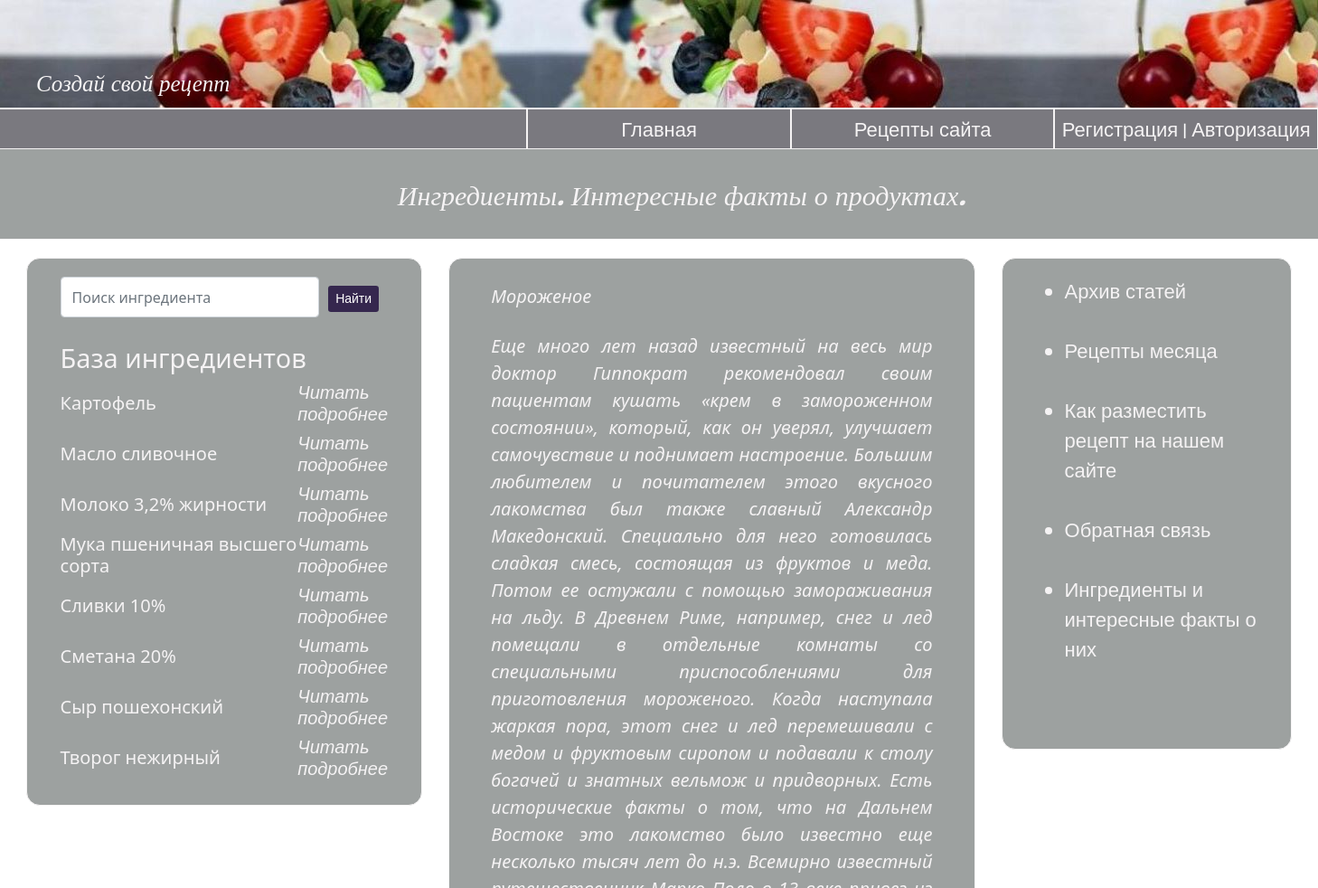
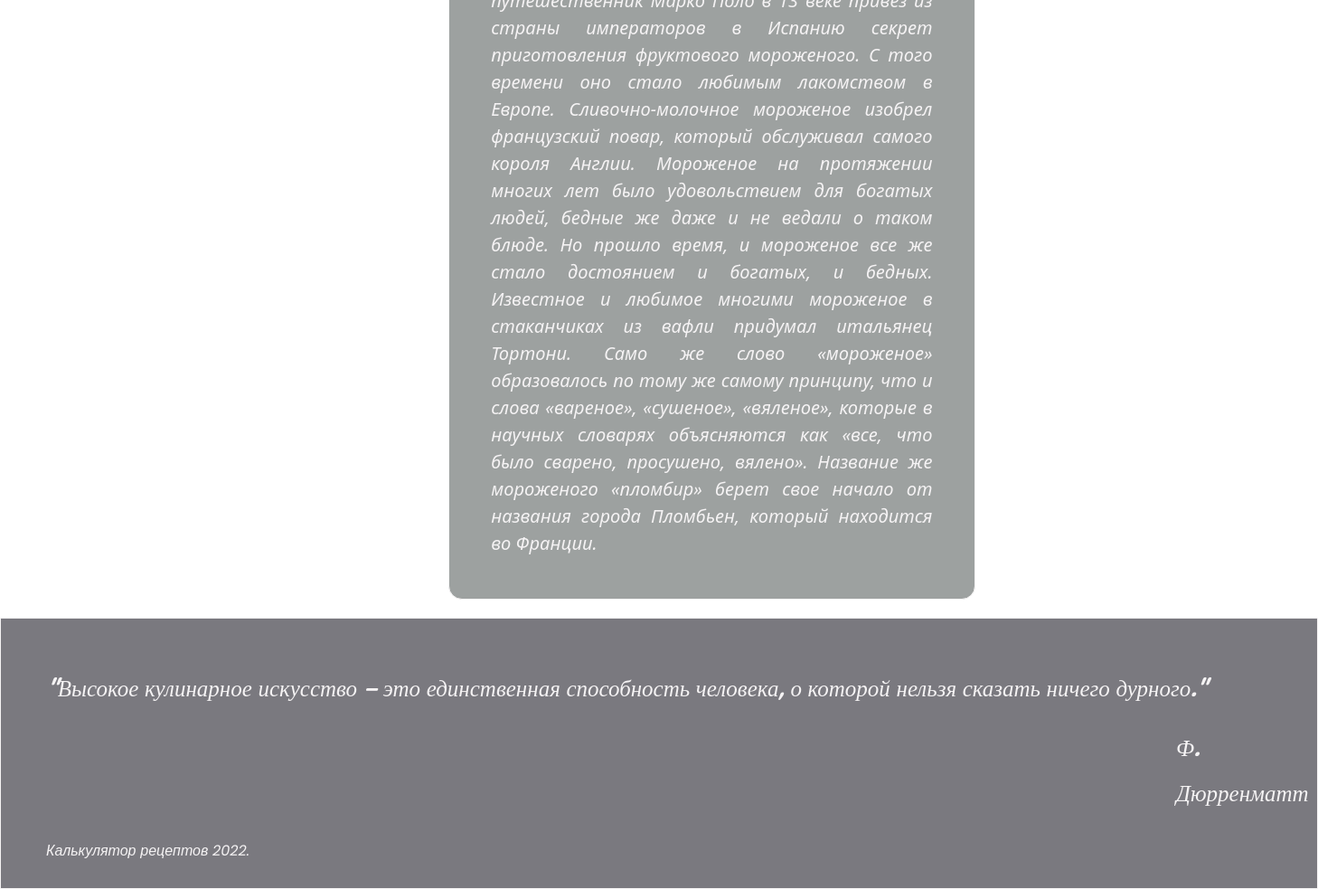
Screenshot of /db_recipes/ingredient with the database file from the repository (2 pictures, top to bottom).
### db_recipes/models.py (models this page shows, shortened)
class Ingredientes(models.Model):
    ingredient = models.CharField (max_length=100, verbose_name='Ингрeдиент')
    calories = models.FloatField (verbose_name='Ккал на 100гр')
    description =models.TextField(verbose_name='Описание',default='Описание')
    price = models.FloatField(verbose_name='Цена за 100 гр', default=0)
    amount = models.FloatField(verbose_name='Кол-во, гр', default=0)
    class Meta:
        verbose_name='Ингредиент'
        verbose_name_plural = 'Ингредиенты'

class Article(models.Model):
    title = models.CharField (max_length=100, verbose_name='Название статьи')
    article = models.TextField(max_length=5000, verbose_name='Статья')
    seal = models.CharField (max_length=100, verbose_name='Текущая статья', default='no')
    class Meta:
        db_table='article'
        verbose_name='Статья'
        verbose_name_plural = 'Статьи'

### db_recipes/views.py (the view)
# urls.py: path('ingredient', views.ingredient, name='ingredient'),
def ingredient(request):
    list = Article.objects.filter(seal='yes')
    search_guery = request.GET.get('q', '')
    if search_guery:
        ing = Ingredientes.objects.filter(ingredient__icontains=search_guery).values()
    else:
        ing = Ingredientes.objects.order_by('ingredient')
    return render(request, 'db_recipes/ingredient.html', {'ing': ing,'list':list})

### db_recipes/templates/db_recipes/ingredient.html
{% extends 'main/layout.html' %}
{% block greeting%} Ингредиенты. Интересные факты о продуктах. {% endblock %}
{% block content%}
<div class="aside" id="left-aside">
      <form method="get" action="{%url 'search_ingredient'%}" class="d-flex editContent">
          <input type="search" placeholder="Поиск ингрeдиента" name="q" class="form-control" required="" style="height:45px">
          <button type="submit"  class="button_add btn-sm">
                <span class="fa fa-search" aria-hidden="true">Найти</span>
          </button>
      </form>
      <br>
     <h4><big> База ингредиентов </big></h4>
     {% for el in ing%}
        <table>
          <tbody>
             <tr>
                <td class="table-cell-ing"> <h5>{{el.ingredient}}</h5></td>
                <td> <a href={% url 'ingredient_details' el.id %} class="aside-link"><h5><i>Читать подробнее</i></h5></a></td>
             </tr>
          </tbody>
        </table>
     {%endfor%}
</div>
<div class="aside" id="center">
{% for el in list%}
    <h2 class="center_article">{{el.title}}</h2>
<p class="center_article">{{el.article}}</p>
{%endfor%}
</div>
{% endblock %}

### main/static/main/css/main.css (style rules this page uses)
* { margin: 0; padding: 0; }
#main, .aside { margin-top: 20px; border: 1px solid #f5f3f4; opacity: 100%; background:#9da1a0; margin-left: 2%; border-radius: 15px; }
.aside { width: 22%; height: 550px text-align: left; padding-left: 10px; float: right; margin-right: 2%; padding: 20px 2.5%; color:#f5f3f4; }
#left-aside { width:30%; float: left; }
#center { width:40%; margin-left:0; margin-right:0; }
.aside-link , .head-link { text-decoration: none; color: #f5f3f4; font-size: 22px; font-family: 'Poppins', sans-serif; }
.button_add , .button_cancel { color: white; float:left; border-radius: 15px; background:#35274e; font-size: 18px; padding: 8px 20px; font-family: 'Poppins', sans-serif; border: none; margin:10px; }
.table-cell-ing { width:900px; font-size:20px }
.center_article { text-align: justify; padding: 10px 10px; color:#f5f3f4; font-size: 20px; font-style:italic; }

### rows the page displays
Ingredientes: ingredient "Картофель"
Ingredientes: ingredient "Масло сливочное"
Ingredientes: ingredient "Молоко 3,2% жирности"
Ingredientes: ingredient "Мука пшеничная высшего сорта"
Ingredientes: ingredient "Сливки 10%"
Ingredientes: ingredient "Сметана 20%"
Ingredientes: ingredient "Сыр пошехонский"
Ingredientes: ingredient "Творог нежирный"
Article: title "Мороженое", article "Еще много лет назад известный на весь мир доктор Гиппократ рекомендовал своим пациентам кушать «крем в замороженном состоянии», который, как он уверял, улучшает самочувствие и поднимает настроение. Большим любителем и почитателем этого вкусного лакомства был также славный Александр Македонский. Специально для него готовилась сладкая смесь, состоящая из фруктов и меда. Потом ее остужали с помощью замораживания на льду. В Древнем Риме, например, снег и лед помещали в отдельные комнаты со специальными приспособлениями для приготовления мороженого. Когда наступала жаркая пора, этот снег и лед перемешивали с медом и фруктовым сиропом и подавали к столу богачей и знатных вельмож и придворных.…"
